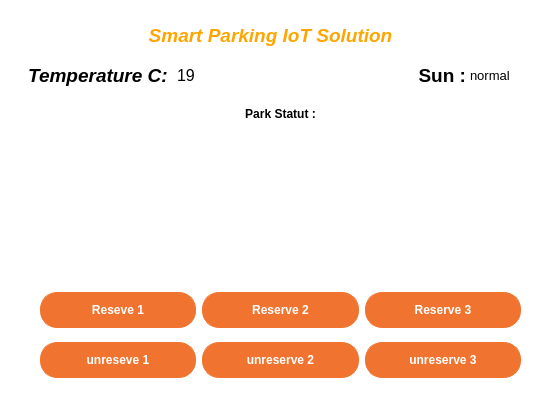
<?xml version="1.0" encoding="UTF-8"?>
<ui version="4.0">
 <class>Form</class>
 <widget class="QWidget" name="Form">
  <property name="geometry">
   <rect>
    <x>0</x>
    <y>0</y>
    <width>554</width>
    <height>405</height>
   </rect>
  </property>
  <property name="windowTitle">
   <string>Form</string>
  </property>
  <property name="styleSheet">
   <string notr="true">QWidget{
	background-color: rgb(255, 255, 255);
}


/*-----QPushButton-----*/
QPushButton
{
	background-color: #f0742f;
	color: #fff;
	font-weight: bold;
	border-style: solid;
	border-width: 1px;
	border-radius: 17px;
	border-color: #f0742f;
	padding: 10px;

}


QPushButton::hover
{
	background-color: #fc7c11;
	color: #fff;

}


QPushButton::pressed
{
	background-color: #ff6b35;
	color: #fff;

}
</string>
  </property>
  <widget class="QLabel" name="label_3">
   <property name="geometry">
    <rect>
     <x>100</x>
     <y>10</y>
     <width>341</width>
     <height>51</height>
    </rect>
   </property>
   <property name="text">
    <string>&lt;html&gt;&lt;head/&gt;&lt;body&gt;&lt;p align=&quot;center&quot;&gt;&lt;span style=&quot; color:orange;font-size:14pt; font-weight:600; font-style:italic;&quot;&gt;Smart Parking IoT Solution&lt;/span&gt;&lt;/p&gt;&lt;/body&gt;&lt;/html&gt;</string>
   </property>
  </widget>
  <widget class="QWidget" name="horizontalLayoutWidget">
   <property name="geometry">
    <rect>
     <x>40</x>
     <y>140</y>
     <width>481</width>
     <height>131</height>
    </rect>
   </property>
   <layout class="QHBoxLayout" name="horizontalLayout">
    <item>
     <widget class="QLabel" name="slot1">
      <property name="text">
       <string/>
      </property>
      <property name="pixmap">
       <pixmap>../images/park1_on.png</pixmap>
      </property>
      <property name="scaledContents">
       <bool>true</bool>
      </property>
     </widget>
    </item>
    <item>
     <widget class="QLabel" name="slot2">
      <property name="text">
       <string/>
      </property>
      <property name="pixmap">
       <pixmap>../images/park2_on.png</pixmap>
      </property>
      <property name="scaledContents">
       <bool>true</bool>
      </property>
     </widget>
    </item>
    <item>
     <widget class="QLabel" name="slot3">
      <property name="text">
       <string/>
      </property>
      <property name="pixmap">
       <pixmap>../images/park3_on.png</pixmap>
      </property>
      <property name="scaledContents">
       <bool>true</bool>
      </property>
     </widget>
    </item>
   </layout>
  </widget>
  <widget class="QWidget" name="horizontalLayoutWidget_2">
   <property name="geometry">
    <rect>
     <x>40</x>
     <y>290</y>
     <width>481</width>
     <height>41</height>
    </rect>
   </property>
   <layout class="QHBoxLayout" name="horizontalLayout_2">
    <item>
     <widget class="QPushButton" name="button_reserve_1">
      <property name="text">
       <string>Reseve 1</string>
      </property>
     </widget>
    </item>
    <item>
     <widget class="QPushButton" name="button_reserve_2">
      <property name="text">
       <string>Reserve 2</string>
      </property>
     </widget>
    </item>
    <item>
     <widget class="QPushButton" name="button_reserve_3">
      <property name="text">
       <string>Reserve 3</string>
      </property>
     </widget>
    </item>
   </layout>
  </widget>
  <widget class="QWidget" name="horizontalLayoutWidget_3">
   <property name="geometry">
    <rect>
     <x>40</x>
     <y>340</y>
     <width>481</width>
     <height>41</height>
    </rect>
   </property>
   <layout class="QHBoxLayout" name="horizontalLayout_4">
    <item>
     <widget class="QPushButton" name="button_unreserve_1">
      <property name="text">
       <string>unreseve 1</string>
      </property>
     </widget>
    </item>
    <item>
     <widget class="QPushButton" name="button_unreserve_2">
      <property name="text">
       <string>unreserve 2</string>
      </property>
     </widget>
    </item>
    <item>
     <widget class="QPushButton" name="button_unreserve_3">
      <property name="text">
       <string>unreserve 3</string>
      </property>
     </widget>
    </item>
   </layout>
  </widget>
  <widget class="QWidget" name="horizontalLayoutWidget_4">
   <property name="geometry">
    <rect>
     <x>10</x>
     <y>60</y>
     <width>541</width>
     <height>31</height>
    </rect>
   </property>
   <layout class="QHBoxLayout" name="horizontalLayout_5" stretch="2,1,0,2,1">
    <property name="spacing">
     <number>4</number>
    </property>
    <item>
     <widget class="QLabel" name="label_5">
      <property name="text">
       <string>&lt;html&gt;&lt;head/&gt;&lt;body&gt;&lt;p align=&quot;right&quot;&gt;&lt;span style=&quot; font-size:14pt; font-weight:600; font-style:italic;&quot;&gt;Temperature C: &lt;/span&gt;&lt;/p&gt;&lt;/body&gt;&lt;/html&gt;</string>
      </property>
     </widget>
    </item>
    <item>
     <widget class="QLabel" name="temperature">
      <property name="font">
       <font>
        <pointsize>12</pointsize>
       </font>
      </property>
      <property name="text">
       <string>19</string>
      </property>
     </widget>
    </item>
    <item>
     <spacer name="horizontalSpacer">
      <property name="orientation">
       <enum>Qt::Horizontal</enum>
      </property>
      <property name="sizeHint" stdset="0">
       <size>
        <width>40</width>
        <height>20</height>
       </size>
      </property>
     </spacer>
    </item>
    <item>
     <widget class="QLabel" name="label_6">
      <property name="enabled">
       <bool>true</bool>
      </property>
      <property name="styleSheet">
       <string notr="true">width:50px;</string>
      </property>
      <property name="text">
       <string>&lt;html&gt;&lt;head/&gt;&lt;body&gt;&lt;p align=&quot;right&quot;&gt;&lt;span style=&quot; font-size:14pt; font-weight:600;&quot;&gt;Sun :&lt;/span&gt;&lt;/p&gt;&lt;/body&gt;&lt;/html&gt;</string>
      </property>
     </widget>
    </item>
    <item>
     <widget class="QLabel" name="sun_statut">
      <property name="font">
       <font>
        <pointsize>10</pointsize>
       </font>
      </property>
      <property name="text">
       <string>normal</string>
      </property>
     </widget>
    </item>
   </layout>
  </widget>
  <widget class="QLabel" name="label_9">
   <property name="geometry">
    <rect>
     <x>200</x>
     <y>100</y>
     <width>161</width>
     <height>29</height>
    </rect>
   </property>
   <property name="text">
    <string>&lt;html&gt;&lt;head/&gt;&lt;body&gt;&lt;p align=&quot;center&quot;&gt;&lt;span style=&quot; font-weight:600;&quot;&gt;Park Statut :&lt;/span&gt;&lt;/p&gt;&lt;/body&gt;&lt;/html&gt;</string>
   </property>
  </widget>
 </widget>
 <resources/>
 <connections/>
</ui>
